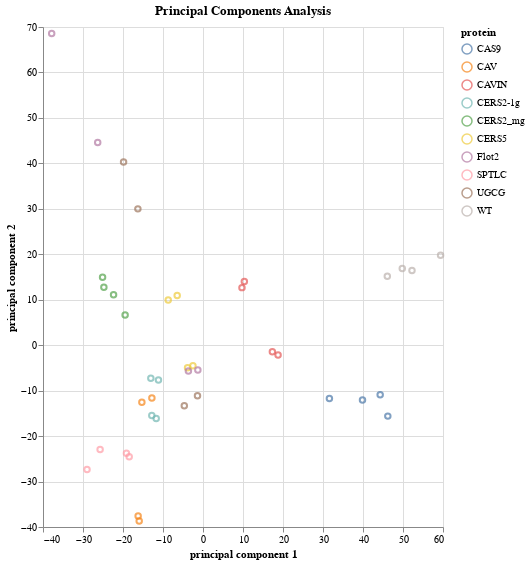

Write notebook code for a chart like this one.
### Code cell
# chart principal components
click = alt.selection_point(fields=['protein'])

pca= alt.Chart(df_pca).mark_point().encode(
    x='principal component 1:Q',
    y='principal component 2:Q',
    color=alt.condition(click, 'protein:N', alt.value('lightgray')),
    tooltip=['sample', 'protein']
).properties(
    width=400,
    height=500,
    title='Principal Components Analysis'
).add_params(
    click
)

pca

### Figure 1 — Vega-Lite specification as saved in the notebook (floating-point values rounded to 4 significant figures)
{"config": {"view": {"continuousWidth": 300, "continuousHeight": 300}}, "data": {"name": "data-7a54baf4d3e1066e148fe6443e0f32be"}, "mark": {"type": "point"}, "encoding": {"color": {"condition": {"param": "param_2", "field": "protein", "type": "nominal"}, "value": "lightgray"}, "tooltip": [{"field": "sample", "type": "nominal"}, {"field": "protein", "type": "nominal"}], "x": {"field": "principal component 1", "type": "quantitative"}, "y": {"field": "principal component 2", "type": "quantitative"}}, "height": 500, "params": [{"name": "param_2", "select": {"type": "point", "fields": ["protein"]}}], "title": "Principal Components Analysis", "width": 400, "$schema": "https://vega.github.io/schema/vega-lite/v5.16.3.json", "datasets": {"data-7a54baf4d3e1066e148fe6443e0f32be": [{"principal component 1": 39.88, "principal component 2": -12.08, "principal component 3": 44.48, "principal component 4": -13.22, "principal component 5": -9.423, "principal component 6": -0.5004, "principal component 7": 7.19, "principal component 8": 2.477, "principal component 9": -0.8618, "principal component 10": 7.082, "sample": "CAS9-A", "protein": "CAS9"}, {"principal component 1": 44.29, "principal component 2": -10.89, "principal component 3": 43.86, "principal component 4": -13.84, "principal component 5": -10.5, "principal component 6": -1.961, "principal component 7": 12.47, "principal component 8": -1.084, "principal component 9": 62.59, "principal component 10": -1.471, "sample": "CAS9-A.1", "protein": "CAS9"}, {"principal component 1": 46.2, "principal component 2": -15.61, "principal component 3": 41.29, "principal component 4": -35.78, "principal component 5": -20.82, "principal component 6": -1.104, "principal component 7": -0.9804, "principal component 8": -13.24, "principal component 9": -40.05, "principal component 10": 0.2331, "sample": "CAS9-B", "protein": "CAS9"}, {"principal component 1": 31.6, "principal component 2": -11.75, "principal component 3": 27.87, "principal component 4": -23.65, "principal component 5": -9.127, "principal component 6": -5.454, "principal component 7": 1.153, "principal component 8": -2.217, "principal component 9": -15.37, "principal component 10": 0.7122, "sample": "CAS9-B.1", "protein": "CAS9"}, {"principal component 1": -12.78, "principal component 2": -11.64, "principal component 3": -6.15, "principal component 4": -5.931, "principal component 5": -9.943, "principal component 6": 20.96, "principal component 7": -24.38, "principal component 8": 14.26, "principal component 9": 6.803, "principal component 10": -8.942, "sample": "CAV_A", "protein": "CAV"}, {"principal component 1": -15.28, "principal component 2": -12.53, "principal component 3": -6.16, "principal component 4": -3.542, "principal component 5": -8.313, "principal component 6": 20.41, "principal component 7": -23.71, "principal component 8": 9.945, "principal component 9": 7.464, "principal component 10": -9.245, "sample": "CAV_A.1", "protein": "CAV"}, {"principal component 1": -16.21, "principal component 2": -37.56, "principal component 3": 24.67, "principal component 4": 51.99, "principal component 5": 1.613, "principal component 6": 28.62, "principal component 7": 4.215, "principal component 8": -16.44, "principal component 9": -5.687, "principal component 10": 4.813, "sample": "CAV_B", "protein": "CAV"}, {"principal component 1": -15.95, "principal component 2": -38.69, "principal component 3": 23.57, "principal component 4": 51.15, "principal component 5": -0.7034, "principal component 6": 27.47, "principal component 7": 3.708, "principal component 8": -5.727, "principal component 9": -5.449, "principal component 10": 5.115, "sample": "CAV_B.1", "protein": "CAV"}, {"principal component 1": 10.34, "principal component 2": 14.01, "principal component 3": -1.827, "principal component 4": -1.713, "principal component 5": -3.153, "principal component 6": 16.41, "principal component 7": -19.22, "principal component 8": 6.289, "principal component 9": 1.923, "principal component 10": 8.329, "sample": "CAVIN_A", "protein": "CAVIN"}, {"principal component 1": 9.744, "principal component 2": 12.66, "principal component 3": -3.869, "principal component 4": 0.9676, "principal component 5": 0.06089, "principal component 6": 14.68, "principal component 7": -21.37, "principal component 8": 6.223, "principal component 9": 0.3157, "principal component 10": 10.71, "sample": "CAVIN_A.1", "protein": "CAVIN"}, {"principal component 1": 17.34, "principal component 2": -1.438, "principal component 3": -14.84, "principal component 4": -3.009, "principal component 5": -3.057, "principal component 6": 12.42, "principal component 7": -18.54, "principal component 8": 18.33, "principal component 9": -0.02722, "principal component 10": -3.793, "sample": "CAVIN_B", "protein": "CAVIN"}, {"principal component 1": 18.77, "principal component 2": -2.155, "principal component 3": -12.84, "principal component 4": -3.524, "principal component 5": -2.597, "principal component 6": 13.87, "principal component 7": -19.04, "principal component 8": 18.38, "principal component 9": 0.2288, "principal component 10": -2.716, "sample": "CAVIN_B.1", "protein": "CAVIN"}, {"principal component 1": -24.78, "principal component 2": 12.76, "principal component 3": -6.24, "principal component 4": -1.346, "principal component 5": -16.45, "principal component 6": -8.672, "principal component 7": 2.54, "principal component 8": -7.724, "principal component 9": 4.242, "principal component 10": 17.44, "sample": "CERS2_mg-A", "protein": "CERS2_mg"}, {"principal component 1": -25.11, "principal component 2": 14.96, "principal component 3": -4.168, "principal component 4": -1.581, "principal component 5": -12.99, "principal component 6": -8.638, "principal component 7": 1.455, "principal component 8": -8.828, "principal component 9": 1.19, "principal component 10": 14.91, "sample": "CERS2_mg-A.1", "protein": "CERS2_mg"}, {"principal component 1": -22.36, "principal component 2": 11.09, "principal component 3": -9.332, "principal component 4": -4.128, "principal component 5": -17.81, "principal component 6": -4.576, "principal component 7": 3.626, "principal component 8": -9.881, "principal component 9": -0.517, "principal component 10": 7.213, "sample": "CERS2_mg-B", "protein": "CERS2_mg"}, {"principal component 1": -19.47, "principal component 2": 6.642, "principal component 3": -10.74, "principal component 4": -1.972, "principal component 5": -17.45, "principal component 6": -7.34, "principal component 7": -0.6196, "principal component 8": -8.166, "principal component 9": 0.3178, "principal component 10": 9.147, "sample": "CERS2_mg-B.1", "protein": "CERS2_mg"}, {"principal component 1": -11.14, "principal component 2": -7.659, "principal component 3": -17.57, "principal component 4": -2.138, "principal component 5": -7.914, "principal component 6": -11.1, "principal component 7": 0.1752, "principal component 8": -0.1038, "principal component 9": 0.7543, "principal component 10": -3.583, "sample": "CERS2-1g_A", "protein": "CERS2-1g"}, {"principal component 1": -13.04, "principal component 2": -7.251, "principal component 3": -17.44, "principal component 4": -0.2711, "principal component 5": -5.569, "principal component 6": -11.78, "principal component 7": 3.649, "principal component 8": -1.865, "principal component 9": 0.3058, "principal component 10": -2.073, "sample": "CERS2-1g_A.1", "protein": "CERS2-1g"}, {"principal component 1": -12.8, "principal component 2": -15.46, "principal component 3": -4.84, "principal component 4": 21.42, "principal component 5": -11.01, "principal component 6": -18.81, "principal component 7": 11.41, "principal component 8": -1.222, "principal component 9": -0.252, "principal component 10": -3.856, "sample": "CERS2-1g_B", "protein": "CERS2-1g"}, {"principal component 1": -11.7, "principal component 2": -16.12, "principal component 3": -0.6185, "principal component 4": 25.24, "principal component 5": -11.62, "principal component 6": -22.53, "principal component 7": 13.15, "principal component 8": 0.986, "principal component 9": 0.9406, "principal component 10": -7.786, "sample": "CERS2-1g_B.1", "protein": "CERS2-1g"}, {"principal component 1": -2.515, "principal component 2": -4.548, "principal component 3": -18.57, "principal component 4": -3.357, "principal component 5": -13.34, "principal component 6": -6.146, "principal component 7": -3.002, "principal component 8": -5.36, "principal component 9": 1.869, "principal component 10": -2.11, "sample": "CERS5-A", "protein": "CERS5"}, {"principal component 1": -3.86, "principal component 2": -4.952, "principal component 3": -19.22, "principal component 4": -4.355, "principal component 5": -14.4, "principal component 6": -5.914, "principal component 7": -1.583, "principal component 8": -5.309, "principal component 9": 1.059, "principal component 10": -1.05, "sample": "CERS5-A.1", "protein": "CERS5"}, {"principal component 1": -8.695, "principal component 2": 9.917, "principal component 3": -8.885, "principal component 4": 0.7345, "principal component 5": -10.31, "principal component 6": -5.6, "principal component 7": -0.2042, "principal component 8": -10.48, "principal component 9": 1.244, "principal component 10": 3.158, "sample": "CERS5-B", "protein": "CERS5"}, {"principal component 1": -6.45, "principal component 2": 10.92, "principal component 3": -9.652, "principal component 4": -0.05218, "principal component 5": -11.92, "principal component 6": -4.335, "principal component 7": -3.038, "principal component 8": -11.9, "principal component 9": 2.527, "principal component 10": 3.37, "sample": "CERS5-B.1", "protein": "CERS5"}, {"principal component 1": -26.32, "principal component 2": 44.58, "principal component 3": 9.226, "principal component 4": -4.664, "principal component 5": -4.506, "principal component 6": 10.43, "principal component 7": 1.884, "principal component 8": -4.576, "principal component 9": 4.343, "principal component 10": 7.155, "sample": "Flot2-A", "protein": "Flot2"}, {"principal component 1": -37.83, "principal component 2": 68.58, "principal component 3": 22.16, "principal component 4": -9.779, "principal component 5": -7.023, "principal component 6": 36.71, "principal component 7": 41.61, "principal component 8": 14.32, "principal component 9": -8.121, "principal component 10": -24.18, "sample": "Flot2-A.1", "protein": "Flot2"}, {"principal component 1": -3.647, "principal component 2": -5.698, "principal component 3": -16.1, "principal component 4": -6.416, "principal component 5": -11.36, "principal component 6": -8.1, "principal component 7": 1.886, "principal component 8": 1.264, "principal component 9": -0.4904, "principal component 10": -7.269, "sample": "Flot2-B", "protein": "Flot2"}, {"principal component 1": -1.287, "principal component 2": -5.484, "principal component 3": -17.8, "principal component 4": -7.876, "principal component 5": -10.83, "principal component 6": -8.732, "principal component 7": 3.484, "principal component 8": -1.636, "principal component 9": -0.9605, "principal component 10": -6.083, "sample": "Flot2-B.1", "protein": "Flot2"}, {"principal component 1": -25.72, "principal component 2": -22.96, "principal component 3": -6.629, "principal component 4": -23.64, "principal component 5": 29.5, "principal component 6": 2.456, "principal component 7": 5.744, "principal component 8": -5.339, "principal component 9": 1.136, "principal component 10": -0.002771, "sample": "SPTLC_A", "protein": "SPTLC"}, {"principal component 1": -28.99, "principal component 2": -27.37, "principal component 3": -7.068, "principal component 4": -33.24, "principal component 5": 50.08, "principal component 6": 9.42, "principal component 7": 19.28, "principal component 8": -12.43, "principal component 9": 5.788, "principal component 10": 9.201, "sample": "SPTLC_A.1", "protein": "SPTLC"}, {"principal component 1": -19.14, "principal component 2": -23.8, "principal component 3": -7.027, "principal component 4": -25.14, "principal component 5": 18.44, "principal component 6": 2.759, "principal component 7": 0.8642, "principal component 8": -0.7057, "principal component 9": -2.226, "principal component 10": -3.952, "sample": "SPTLC_B", "protein": "SPTLC"}, {"principal component 1": -18.45, "principal component 2": -24.56, "principal component 3": -7.134, "principal component 4": -26.25, "principal component 5": 19.67, "principal component 6": 6.644, "principal component 7": -3.463, "principal component 8": 3.064, "principal component 9": -2.894, "principal component 10": -2.948, "sample": "SPTLC_B.1", "protein": "SPTLC"}, {"principal component 1": -16.28, "principal component 2": 29.99, "principal component 3": 31.79, "principal component 4": 11.13, "principal component 5": 26.76, "principal component 6": -19.81, "principal component 7": -8.362, "principal component 8": 27.73, "principal component 9": -5.036, "principal component 10": 45.96, "sample": "UGCG-A", "protein": "UGCG"}, {"principal component 1": -19.86, "principal component 2": 40.3, "principal component 3": 43.84, "principal component 4": 13.67, "principal component 5": 32.95, "principal component 6": -24.97, "principal component 7": -40.58, "principal component 8": -29.14, "principal component 9": 1.626, "principal component 10": -32.29, "sample": "UGCG-A.1", "protein": "UGCG"}, {"principal component 1": -4.674, "principal component 2": -13.34, "principal component 3": 7.862, "principal component 4": 13.83, "principal component 5": 7.351, "principal component 6": -22.52, "principal component 7": 9.123, "principal component 8": 30.0, "principal component 9": -6.438, "principal component 10": -14.16, "sample": "UGCG-B", "protein": "UGCG"}, {"principal component 1": -1.376, "principal component 2": -11.14, "principal component 3": 9.04, "principal component 4": 12.06, "principal component 5": 8.577, "principal component 6": -25.28, "principal component 7": 7.367, "principal component 8": 31.99, "principal component 9": -4.954, "principal component 10": -16.1, "sample": "UGCG-B.1", "protein": "UGCG"}, {"principal component 1": 52.25, "principal component 2": 16.43, "principal component 3": -26.86, "principal component 4": 12.3, "principal component 5": 12.83, "principal component 6": 2.717, "principal component 7": 4.097, "principal component 8": -5.722, "principal component 9": -2.403, "principal component 10": -0.2605, "sample": "WT_A", "protein": "WT"}, {"principal component 1": 59.4, "principal component 2": 19.78, "principal component 3": -27.15, "principal component 4": 12.21, "principal component 5": 14.27, "principal component 6": 9.033, "principal component 7": 2.971, "principal component 8": -8.515, "principal component 9": -3.421, "principal component 10": -0.2409, "sample": "WT_A.1", "protein": "WT"}, {"principal component 1": 49.82, "principal component 2": 16.89, "principal component 3": -21.41, "principal component 4": 17.33, "principal component 5": 21.26, "principal component 6": -0.02061, "principal component 7": 14.22, "principal component 8": -5.717, "principal component 9": -1.132, "principal component 10": -0.005913, "sample": "WT_B", "protein": "WT"}, {"principal component 1": 46.08, "principal component 2": 15.18, "principal component 3": -19.5, "principal component 4": 16.37, "principal component 5": 18.8, "principal component 6": -1.116, "principal component 7": 10.82, "principal component 8": -1.944, "principal component 9": -0.3729, "principal component 10": -0.4187, "sample": "WT_B.1", "protein": "WT"}]}}
